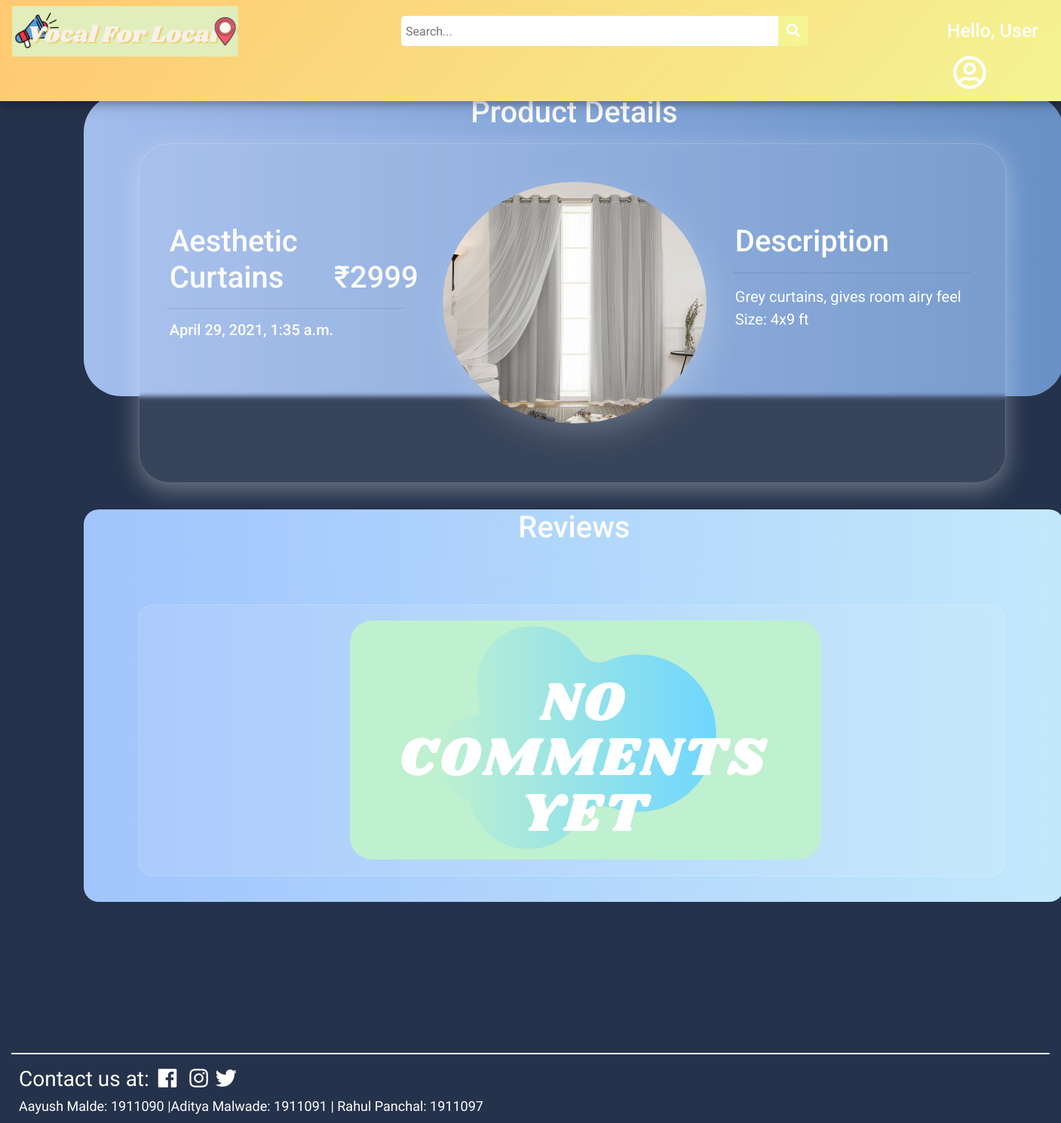
The page /@Home/products/Aesthetic Curtains on the database as committed earlier.
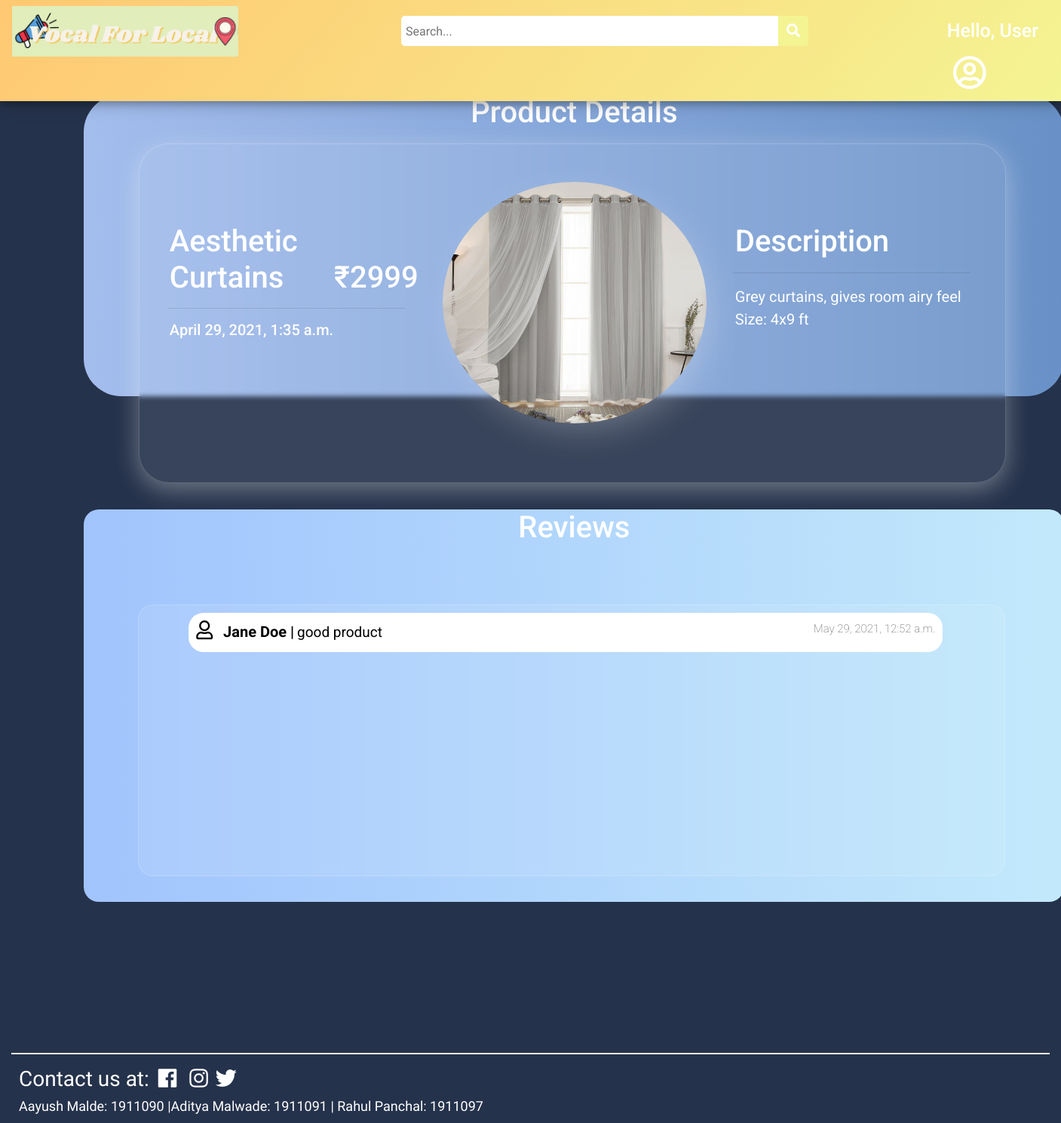
The same page on the database as committed later.
### main/models.py (models this page shows, shortened)
class Comment(models.Model):
    c_id = models.IntegerField(primary_key = True, null = False)
    text = models.CharField(max_length=200, null=True)
    p_id = models.ForeignKey(Post, null =True, on_delete = models.CASCADE)
    c_by = models.ForeignKey(Customer, null=True, on_delete = models.SET_NULL)
    timestamp = models.DateTimeField(auto_now_add=True, null=True)

class Customer(models.Model):
    id = models.IntegerField(primary_key=True, null=False)
    name = models.CharField(max_length=100, null=True)
    phone = models.CharField(max_length=10, null=True)
    email = models.CharField(max_length=50, null=True)
    state = models.CharField(max_length=20, null=True)
    postal_code = models.IntegerField(null=True)
    city = models.CharField(max_length=20, null=True)
    address = models.CharField(max_length=100, null=True)
    business_name = models.CharField(max_length=50,null=True)
    date_created = models.DateTimeField(auto_now_add=True, null=True)
    def __str__(self):
	    return self.name

### main/views.py (the view, shortened to what this page needs)
# urls.py: path('<str:business>/products/<str:name>',views.viewPost,name="viewPost"),
def viewPost(request,business,name):
	try:
		p = Post.objects.filter(business_name=business,name=name)[0]
	except Post.DoesNotExist:
		raise Http404("No such Product is available with {}".format(business))
	comments = Comment.objects.filter(p_id = p).order_by('-c_id')
	context = {"p":p,"comments":comments}
	return render(request,'main/viewPost.html',context)

### main/models.py (called while the page is built)
    @property
    def imageURL(self):
        try:
            url = self.photo.url
        except :
            url = ''
        return url

### main/templates/main/viewPost.html (shortened to what this page needs)
{% load static %}
<!DOCTYPE html>
<html lang="en">
<head>
  <link rel="stylesheet" href="https://use.fontawesome.com/releases/v5.6.1/css/all.css"
 />
  <link rel="stylesheet" href="https://cdn.jsdelivr.net/npm/bootstrap@4.6.0/dist/css/bootstrap.min.css"
>
    <link rel="stylesheet" href="{%static '/css/viewPost.css' %}">
</head>
<body style="background-color: rgb(37, 50, 75);">
  <div class="topnav">
    <a class="active" href="{% url 'home' %}">
      <img id="logo" src="{% static 'images/logo_final.png' %}" alt="VocalForLocal" />
    </a>
    <div class="search">
      <input type="text" placeholder=" Search..." name="key" id="search-placeholder" />
      <button id="srch" type="submit" onclick="validatePlaceHolder(this)">
        <i class="fa fa-search" style="font-size: 18px"> </i>
      </button>
    </div>
    <span class="hello-msg">
      Hello, {% if user.is_authenticated %} {{request.user}} {% else %} User
      {% endif %}
    </span>
    <a class="nav-link dropdown-toggle" href="#" id="navbarDropdown" role="button" data-bs-toggle="dropdown" aria-expanded="false"          style="margin-left: 160px;">
      <i class="far fa-user-circle" style="color:white; font-size: 45px;"></i>
    </a>
  </div>
  <div class="container-fluid">
    <div id="post-card">
      <h2 style="text-align: center;margin-top: 17px; font-size: 40px;">Product Details</h2>
    </div>
    <div id="image-card">
      <div id="pdt-icon">
        <img src="{{p.imageURL}}" alt="product img" id="pdt-img" style="width: 350px;height: 320px; background-position: center; background-size: cover; border-radius: 50%;">
      </div>
      <div id="pdt-info">
        <h1 id="pdt-name">
          {{p.name}} <span style="float: right;"> &#x20B9;{{p.price}}</span>
        </h1>
        <hr style="width:90%; ">
        <h2 id="price">
          {{p.date_created}}
        </h2>
      </div>
      <div id="details">
        <h1 id="description">
           Description
        </h1>
        <hr style="text-align: center;margin-top: 17px;width: 90%;">
        <div id="description-text">
          <p style="width: 320px; overflow-wrap: break-word; font-size: 20px; height: 230px; overflow-y: scroll;">{{p.description}}</p>
        </div>
      </div>
    </div>
    <div id="comments">
      <h2 style="text-align: center;margin-top: 17px; font-size: 40px;">Reviews</h2>
      <div id="comment-container">
        {% if comments %}
        {% for c in comments %}
        <div class="comment-card">
          <span><i class="far fa-user" style="font-size: 25px; color: black; margin-right: 10px;"></i></span>
          <span style="font-size: 20px;font-weight: bold;">{{c.c_by}} |</span>
          <span style="font-size: 19px;font-weight: 400;"> {{c.text}}<span style="float: right;font-size: 15px; font-weight: 200; color: grey">{{c.timestamp}}</span></span>
        </div>
        {% endfor%}
        {% else %}
       <div style="margin-left: 270px; margin-top: 10px;">
        <img src="{% static 'images/default_msg.PNG' %}" alt="NO COMMENTS" style="border-radius: 30px;">
       </div>
        {% endif %}
      </div>
    </div>
    <hr style="width:100%; height: 0.5px; background-color: white;"/>
    <div class="footer" style="padding-left: 10px;">
      <h3 style="color: white;">Contact us at: <span style="margin:0px 5px;"><i class="fab fa-facebook"></i></span>
        <span style="margin:0px 5px;"><i class="fab fa-instagram"></i></span><span style="margin:0px 5px;"><i class="fab fa-twitter"></i></span>
        <div><span style="font-size: 18px;">Aayush Malde: 1911090 |Aditya Malwade: 1911091 | Rahul Panchal: 1911097 </span></div>
    </div>
  </div>
</body>
</html>

Rows that differ between the two databases and show on the page:
added Comment: c_by "Jane Doe", text "good product", timestamp "May 29, 2021, 12:52 a.m."
